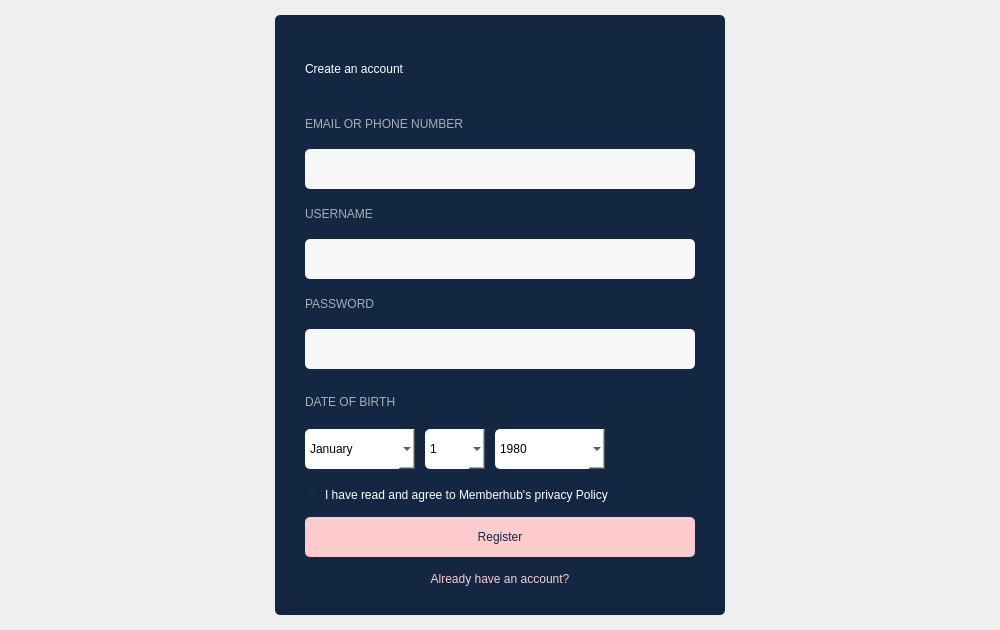
<?xml version="1.0" encoding="UTF-8"?>
<ui version="4.0">
 <class>MainWindow</class>
 <widget class="QMainWindow" name="MainWindow">
  <property name="geometry">
   <rect>
    <x>0</x>
    <y>0</y>
    <width>1000</width>
    <height>590</height>
   </rect>
  </property>
  <property name="windowTitle">
   <string>MainWindow</string>
  </property>
  <widget class="QWidget" name="centralwidget">
   <layout class="QGridLayout" name="gridLayout">
    <item row="0" column="1">
     <widget class="QWidget" name="space_top" native="true"/>
    </item>
    <item row="1" column="0">
     <widget class="QWidget" name="space_left" native="true"/>
    </item>
    <item row="1" column="2">
     <widget class="QWidget" name="space_right" native="true">
      <property name="minimumSize">
       <size>
        <width>150</width>
        <height>0</height>
       </size>
      </property>
     </widget>
    </item>
    <item row="2" column="1">
     <widget class="QWidget" name="space_bottom" native="true"/>
    </item>
    <item row="1" column="1">
     <widget class="QWidget" name="formRegister" native="true">
      <property name="minimumSize">
       <size>
        <width>450</width>
        <height>600</height>
       </size>
      </property>
      <property name="maximumSize">
       <size>
        <width>450</width>
        <height>600</height>
       </size>
      </property>
      <property name="styleSheet">
       <string notr="true">background-color: #132742;
border-radius: 5px;</string>
      </property>
      <layout class="QVBoxLayout" name="verticalLayout">
       <property name="spacing">
        <number>0</number>
       </property>
       <property name="leftMargin">
        <number>30</number>
       </property>
       <property name="rightMargin">
        <number>30</number>
       </property>
       <item>
        <widget class="QLabel" name="title">
         <property name="minimumSize">
          <size>
           <width>0</width>
           <height>60</height>
          </size>
         </property>
         <property name="maximumSize">
          <size>
           <width>16777215</width>
           <height>60</height>
          </size>
         </property>
         <property name="styleSheet">
          <string notr="true">font: 700 22pt &quot;Arial&quot;;
color: #ffffff;
</string>
         </property>
         <property name="text">
          <string>Create an account</string>
         </property>
        </widget>
       </item>
       <item>
        <widget class="QLabel" name="lblEmail">
         <property name="enabled">
          <bool>true</bool>
         </property>
         <property name="minimumSize">
          <size>
           <width>0</width>
           <height>20</height>
          </size>
         </property>
         <property name="maximumSize">
          <size>
           <width>16777215</width>
           <height>20</height>
          </size>
         </property>
         <property name="styleSheet">
          <string notr="true">font: 700 10pt &quot;Segoe UI&quot;;
color: #A9ADB5;</string>
         </property>
         <property name="text">
          <string>EMAIL OR PHONE NUMBER</string>
         </property>
         <property name="scaledContents">
          <bool>true</bool>
         </property>
        </widget>
       </item>
       <item>
        <widget class="QLineEdit" name="txtEmail">
         <property name="minimumSize">
          <size>
           <width>300</width>
           <height>40</height>
          </size>
         </property>
         <property name="maximumSize">
          <size>
           <width>450</width>
           <height>40</height>
          </size>
         </property>
         <property name="baseSize">
          <size>
           <width>20</width>
           <height>20</height>
          </size>
         </property>
         <property name="styleSheet">
          <string notr="true">background-color: #F6F6F6;
color: #132742;
font: 11pt &quot;Segoe UI&quot;;</string>
         </property>
        </widget>
       </item>
       <item>
        <widget class="QLabel" name="user_name">
         <property name="enabled">
          <bool>true</bool>
         </property>
         <property name="minimumSize">
          <size>
           <width>0</width>
           <height>20</height>
          </size>
         </property>
         <property name="maximumSize">
          <size>
           <width>16777215</width>
           <height>20</height>
          </size>
         </property>
         <property name="styleSheet">
          <string notr="true">font: 700 10pt &quot;Segoe UI&quot;;
color: #A9ADB5;</string>
         </property>
         <property name="text">
          <string>USERNAME</string>
         </property>
         <property name="scaledContents">
          <bool>true</bool>
         </property>
        </widget>
       </item>
       <item>
        <widget class="QLineEdit" name="txtUsername">
         <property name="minimumSize">
          <size>
           <width>300</width>
           <height>40</height>
          </size>
         </property>
         <property name="maximumSize">
          <size>
           <width>450</width>
           <height>40</height>
          </size>
         </property>
         <property name="baseSize">
          <size>
           <width>20</width>
           <height>20</height>
          </size>
         </property>
         <property name="styleSheet">
          <string notr="true">background-color: #F6F6F6;
color: #132742;
font: 11pt &quot;Segoe UI&quot;;</string>
         </property>
        </widget>
       </item>
       <item>
        <widget class="QLabel" name="lblPassword">
         <property name="enabled">
          <bool>true</bool>
         </property>
         <property name="minimumSize">
          <size>
           <width>0</width>
           <height>20</height>
          </size>
         </property>
         <property name="maximumSize">
          <size>
           <width>16777215</width>
           <height>20</height>
          </size>
         </property>
         <property name="styleSheet">
          <string notr="true">font: 700 10pt &quot;Segoe UI&quot;;
color: #A9ADB5;</string>
         </property>
         <property name="text">
          <string>PASSWORD</string>
         </property>
         <property name="scaledContents">
          <bool>true</bool>
         </property>
        </widget>
       </item>
       <item>
        <widget class="QLineEdit" name="txtPassword">
         <property name="minimumSize">
          <size>
           <width>250</width>
           <height>40</height>
          </size>
         </property>
         <property name="maximumSize">
          <size>
           <width>450</width>
           <height>40</height>
          </size>
         </property>
         <property name="baseSize">
          <size>
           <width>20</width>
           <height>20</height>
          </size>
         </property>
         <property name="styleSheet">
          <string notr="true">background-color: #F6F6F6;
color: #132742;
font: 11pt &quot;Segoe UI&quot;;</string>
         </property>
        </widget>
       </item>
       <item>
        <widget class="QLabel" name="lblDoB">
         <property name="enabled">
          <bool>true</bool>
         </property>
         <property name="minimumSize">
          <size>
           <width>0</width>
           <height>28</height>
          </size>
         </property>
         <property name="maximumSize">
          <size>
           <width>16777215</width>
           <height>20</height>
          </size>
         </property>
         <property name="styleSheet">
          <string notr="true">font: 700 10pt &quot;Segoe UI&quot;;
color: #A9ADB5;</string>
         </property>
         <property name="text">
          <string>DATE OF BIRTH</string>
         </property>
         <property name="scaledContents">
          <bool>true</bool>
         </property>
        </widget>
       </item>
       <item>
        <widget class="QWidget" name="widget_6" native="true">
         <property name="minimumSize">
          <size>
           <width>0</width>
           <height>45</height>
          </size>
         </property>
         <property name="maximumSize">
          <size>
           <width>16777215</width>
           <height>45</height>
          </size>
         </property>
         <layout class="QHBoxLayout" name="horizontalLayout">
          <property name="spacing">
           <number>10</number>
          </property>
          <property name="leftMargin">
           <number>0</number>
          </property>
          <property name="topMargin">
           <number>0</number>
          </property>
          <property name="rightMargin">
           <number>0</number>
          </property>
          <property name="bottomMargin">
           <number>0</number>
          </property>
          <item>
           <widget class="QComboBox" name="cb_Month">
            <property name="minimumSize">
             <size>
              <width>110</width>
              <height>40</height>
             </size>
            </property>
            <property name="maximumSize">
             <size>
              <width>110</width>
              <height>40</height>
             </size>
            </property>
            <property name="cursor">
             <cursorShape>PointingHandCursor</cursorShape>
            </property>
            <property name="styleSheet">
             <string notr="true">background-color: white;
font: 12pt &quot;Segoe UI&quot;;</string>
            </property>
            <item>
             <property name="text">
              <string>January</string>
             </property>
            </item>
            <item>
             <property name="text">
              <string>February</string>
             </property>
            </item>
            <item>
             <property name="text">
              <string>March</string>
             </property>
            </item>
            <item>
             <property name="text">
              <string>April</string>
             </property>
            </item>
            <item>
             <property name="text">
              <string>May</string>
             </property>
            </item>
            <item>
             <property name="text">
              <string>June</string>
             </property>
            </item>
            <item>
             <property name="text">
              <string>July</string>
             </property>
            </item>
            <item>
             <property name="text">
              <string>August</string>
             </property>
            </item>
            <item>
             <property name="text">
              <string>September </string>
             </property>
            </item>
            <item>
             <property name="text">
              <string>October</string>
             </property>
            </item>
            <item>
             <property name="text">
              <string>November</string>
             </property>
            </item>
            <item>
             <property name="text">
              <string>November</string>
             </property>
            </item>
           </widget>
          </item>
          <item>
           <widget class="QComboBox" name="cb_Day">
            <property name="minimumSize">
             <size>
              <width>60</width>
              <height>40</height>
             </size>
            </property>
            <property name="maximumSize">
             <size>
              <width>60</width>
              <height>40</height>
             </size>
            </property>
            <property name="cursor">
             <cursorShape>PointingHandCursor</cursorShape>
            </property>
            <property name="styleSheet">
             <string notr="true">background-color: white;
font: 12pt &quot;Segoe UI&quot;;</string>
            </property>
            <item>
             <property name="text">
              <string>1</string>
             </property>
            </item>
            <item>
             <property name="text">
              <string>2</string>
             </property>
            </item>
            <item>
             <property name="text">
              <string>3</string>
             </property>
            </item>
            <item>
             <property name="text">
              <string>4</string>
             </property>
            </item>
            <item>
             <property name="text">
              <string>5</string>
             </property>
            </item>
            <item>
             <property name="text">
              <string>6</string>
             </property>
            </item>
            <item>
             <property name="text">
              <string>7</string>
             </property>
            </item>
            <item>
             <property name="text">
              <string>8</string>
             </property>
            </item>
            <item>
             <property name="text">
              <string>9</string>
             </property>
            </item>
            <item>
             <property name="text">
              <string>10</string>
             </property>
            </item>
            <item>
             <property name="text">
              <string>11</string>
             </property>
            </item>
            <item>
             <property name="text">
              <string>12</string>
             </property>
            </item>
            <item>
             <property name="text">
              <string>13</string>
             </property>
            </item>
            <item>
             <property name="text">
              <string>14</string>
             </property>
            </item>
            <item>
             <property name="text">
              <string>15</string>
             </property>
            </item>
            <item>
             <property name="text">
              <string>16</string>
             </property>
            </item>
            <item>
             <property name="text">
              <string>17</string>
             </property>
            </item>
            <item>
             <property name="text">
              <string>18</string>
             </property>
            </item>
            <item>
             <property name="text">
              <string>19</string>
             </property>
            </item>
            <item>
             <property name="text">
              <string>20</string>
             </property>
            </item>
            <item>
             <property name="text">
              <string>21</string>
             </property>
            </item>
            <item>
             <property name="text">
              <string>22</string>
             </property>
            </item>
            <item>
             <property name="text">
              <string>23</string>
             </property>
            </item>
            <item>
             <property name="text">
              <string>24</string>
             </property>
            </item>
            <item>
             <property name="text">
              <string>25</string>
             </property>
            </item>
            <item>
             <property name="text">
              <string>26</string>
             </property>
            </item>
            <item>
             <property name="text">
              <string>27</string>
             </property>
            </item>
            <item>
             <property name="text">
              <string>28</string>
             </property>
            </item>
            <item>
             <property name="text">
              <string>29</string>
             </property>
            </item>
            <item>
             <property name="text">
              <string>30</string>
             </property>
            </item>
           </widget>
          </item>
          <item>
           <widget class="QComboBox" name="cb_Year">
            <property name="minimumSize">
             <size>
              <width>110</width>
              <height>40</height>
             </size>
            </property>
            <property name="maximumSize">
             <size>
              <width>110</width>
              <height>40</height>
             </size>
            </property>
            <property name="cursor">
             <cursorShape>PointingHandCursor</cursorShape>
            </property>
            <property name="styleSheet">
             <string notr="true">background-color: white;
font: 12pt &quot;Segoe UI&quot;;</string>
            </property>
            <item>
             <property name="text">
              <string>1980</string>
             </property>
            </item>
            <item>
             <property name="text">
              <string>1981</string>
             </property>
            </item>
            <item>
             <property name="text">
              <string>1982</string>
             </property>
            </item>
            <item>
             <property name="text">
              <string>1983</string>
             </property>
            </item>
            <item>
             <property name="text">
              <string>1984</string>
             </property>
            </item>
            <item>
             <property name="text">
              <string>1985</string>
             </property>
            </item>
            <item>
             <property name="text">
              <string>1986</string>
             </property>
            </item>
            <item>
             <property name="text">
              <string>1987</string>
             </property>
            </item>
            <item>
             <property name="text">
              <string>1989</string>
             </property>
            </item>
            <item>
             <property name="text">
              <string>1989</string>
             </property>
            </item>
            <item>
             <property name="text">
              <string>1990</string>
             </property>
            </item>
            <item>
             <property name="text">
              <string>1991</string>
             </property>
            </item>
            <item>
             <property name="text">
              <string>1992</string>
             </property>
            </item>
            <item>
             <property name="text">
              <string>1993</string>
             </property>
            </item>
            <item>
             <property name="text">
              <string>1994</string>
             </property>
            </item>
            <item>
             <property name="text">
              <string>1995</string>
             </property>
            </item>
            <item>
             <property name="text">
              <string>1996</string>
             </property>
            </item>
            <item>
             <property name="text">
              <string>1997</string>
             </property>
            </item>
            <item>
             <property name="text">
              <string>1998</string>
             </property>
            </item>
            <item>
             <property name="text">
              <string>1999</string>
             </property>
            </item>
            <item>
             <property name="text">
              <string>2000</string>
             </property>
            </item>
            <item>
             <property name="text">
              <string>2001</string>
             </property>
            </item>
            <item>
             <property name="text">
              <string>2002</string>
             </property>
            </item>
            <item>
             <property name="text">
              <string>2003</string>
             </property>
            </item>
            <item>
             <property name="text">
              <string>2004</string>
             </property>
            </item>
            <item>
             <property name="text">
              <string>2005</string>
             </property>
            </item>
            <item>
             <property name="text">
              <string>2006</string>
             </property>
            </item>
            <item>
             <property name="text">
              <string>2007</string>
             </property>
            </item>
            <item>
             <property name="text">
              <string>2008</string>
             </property>
            </item>
            <item>
             <property name="text">
              <string>2009</string>
             </property>
            </item>
            <item>
             <property name="text">
              <string>2010</string>
             </property>
            </item>
            <item>
             <property name="text">
              <string>2011</string>
             </property>
            </item>
            <item>
             <property name="text">
              <string>2012</string>
             </property>
            </item>
            <item>
             <property name="text">
              <string>2013</string>
             </property>
            </item>
            <item>
             <property name="text">
              <string>2014</string>
             </property>
            </item>
            <item>
             <property name="text">
              <string>2015</string>
             </property>
            </item>
            <item>
             <property name="text">
              <string>2016</string>
             </property>
            </item>
            <item>
             <property name="text">
              <string>2017</string>
             </property>
            </item>
            <item>
             <property name="text">
              <string>2018</string>
             </property>
            </item>
            <item>
             <property name="text">
              <string>2019</string>
             </property>
            </item>
            <item>
             <property name="text">
              <string>2020</string>
             </property>
            </item>
            <item>
             <property name="text">
              <string>2021</string>
             </property>
            </item>
            <item>
             <property name="text">
              <string>2022</string>
             </property>
            </item>
            <item>
             <property name="text">
              <string>2023</string>
             </property>
            </item>
           </widget>
          </item>
          <item>
           <widget class="QWidget" name="widget_7" native="true">
            <property name="maximumSize">
             <size>
              <width>90</width>
              <height>16777215</height>
             </size>
            </property>
            <property name="baseSize">
             <size>
              <width>90</width>
              <height>0</height>
             </size>
            </property>
           </widget>
          </item>
         </layout>
        </widget>
       </item>
       <item>
        <widget class="QCheckBox" name="checkBox">
         <property name="styleSheet">
          <string notr="true">color: white;
font: 700 10pt &quot;Segoe UI&quot;;</string>
         </property>
         <property name="text">
          <string>I have read and agree to Memberhub's privacy Policy</string>
         </property>
        </widget>
       </item>
       <item>
        <widget class="QPushButton" name="btnRegister">
         <property name="minimumSize">
          <size>
           <width>250</width>
           <height>40</height>
          </size>
         </property>
         <property name="maximumSize">
          <size>
           <width>450</width>
           <height>40</height>
          </size>
         </property>
         <property name="cursor">
          <cursorShape>PointingHandCursor</cursorShape>
         </property>
         <property name="layoutDirection">
          <enum>Qt::LeftToRight</enum>
         </property>
         <property name="styleSheet">
          <string notr="true">background-color: #FFCCCD;
font: 700 11pt &quot;Arial&quot;;
color: #132742;
</string>
         </property>
         <property name="text">
          <string>Register</string>
         </property>
        </widget>
       </item>
       <item>
        <widget class="QPushButton" name="btn_Login">
         <property name="cursor">
          <cursorShape>PointingHandCursor</cursorShape>
         </property>
         <property name="styleSheet">
          <string notr="true">color: #FFCCCD;
font: 700 11pt &quot;Segoe UI&quot;;</string>
         </property>
         <property name="text">
          <string>Already have an account?</string>
         </property>
        </widget>
       </item>
      </layout>
     </widget>
    </item>
   </layout>
  </widget>
 </widget>
 <resources/>
 <connections/>
</ui>
